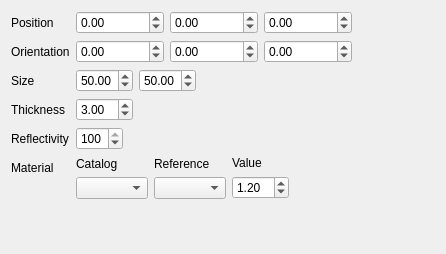
<?xml version="1.0" encoding="UTF-8"?>
<ui version="4.0">
 <class>Dialog</class>
 <widget class="QDialog" name="Dialog">
  <property name="geometry">
   <rect>
    <x>0</x>
    <y>0</y>
    <width>446</width>
    <height>254</height>
   </rect>
  </property>
  <property name="windowTitle">
   <string>Dialog</string>
  </property>
  <layout class="QHBoxLayout" name="horizontalLayout_4">
   <item>
    <layout class="QFormLayout" name="formLayout">
     <property name="sizeConstraint">
      <enum>QLayout::SetMaximumSize</enum>
     </property>
     <property name="fieldGrowthPolicy">
      <enum>QFormLayout::ExpandingFieldsGrow</enum>
     </property>
     <item row="0" column="0">
      <widget class="QLabel" name="label_10">
       <property name="text">
        <string>Position</string>
       </property>
      </widget>
     </item>
     <item row="0" column="1">
      <layout class="QHBoxLayout" name="horizontalLayout_3">
       <item>
        <widget class="QDoubleSpinBox" name="Xpos">
         <property name="minimum">
          <double>-1000000.000000000000000</double>
         </property>
         <property name="maximum">
          <double>1000000.000000000000000</double>
         </property>
        </widget>
       </item>
       <item>
        <widget class="QDoubleSpinBox" name="Ypos">
         <property name="minimum">
          <double>-1000000.000000000000000</double>
         </property>
         <property name="maximum">
          <double>1000000.000000000000000</double>
         </property>
        </widget>
       </item>
       <item>
        <widget class="QDoubleSpinBox" name="Zpos">
         <property name="minimum">
          <double>-1000000.000000000000000</double>
         </property>
         <property name="maximum">
          <double>1000000.000000000000000</double>
         </property>
        </widget>
       </item>
      </layout>
     </item>
     <item row="1" column="0">
      <widget class="QLabel" name="label_7">
       <property name="text">
        <string>Orientation</string>
       </property>
      </widget>
     </item>
     <item row="1" column="1">
      <layout class="QHBoxLayout" name="horizontalLayout">
       <item>
        <widget class="QDoubleSpinBox" name="Xrot">
         <property name="minimum">
          <double>-1000000.000000000000000</double>
         </property>
         <property name="maximum">
          <double>1000000.000000000000000</double>
         </property>
        </widget>
       </item>
       <item>
        <widget class="QDoubleSpinBox" name="Yrot">
         <property name="minimum">
          <double>-1000000.000000000000000</double>
         </property>
         <property name="maximum">
          <double>1000000.000000000000000</double>
         </property>
         <property name="value">
          <double>0.000000000000000</double>
         </property>
        </widget>
       </item>
       <item>
        <widget class="QDoubleSpinBox" name="Zrot">
         <property name="minimum">
          <double>-1000000.000000000000000</double>
         </property>
         <property name="maximum">
          <double>1000000.000000000000000</double>
         </property>
        </widget>
       </item>
      </layout>
     </item>
     <item row="2" column="0">
      <widget class="QLabel" name="label_2">
       <property name="text">
        <string>Size</string>
       </property>
      </widget>
     </item>
     <item row="3" column="0">
      <widget class="QLabel" name="label">
       <property name="text">
        <string>Thickness</string>
       </property>
      </widget>
     </item>
     <item row="3" column="1">
      <widget class="QDoubleSpinBox" name="Thickness">
       <property name="value">
        <double>3.000000000000000</double>
       </property>
      </widget>
     </item>
     <item row="4" column="0">
      <widget class="QLabel" name="label_3">
       <property name="text">
        <string>Reflectivity</string>
       </property>
      </widget>
     </item>
     <item row="5" column="0">
      <widget class="QLabel" name="label_5">
       <property name="text">
        <string>Material</string>
       </property>
      </widget>
     </item>
     <item row="5" column="1">
      <layout class="QHBoxLayout" name="horizontalLayout_2">
       <item>
        <layout class="QVBoxLayout" name="verticalLayout_4">
         <item>
          <widget class="QLabel" name="label_8">
           <property name="text">
            <string>Catalog</string>
           </property>
          </widget>
         </item>
         <item>
          <widget class="QComboBox" name="Catalog"/>
         </item>
        </layout>
       </item>
       <item>
        <layout class="QVBoxLayout" name="verticalLayout_5">
         <item>
          <widget class="QLabel" name="label_9">
           <property name="text">
            <string>Reference</string>
           </property>
          </widget>
         </item>
         <item>
          <widget class="QComboBox" name="Reference"/>
         </item>
        </layout>
       </item>
       <item>
        <layout class="QVBoxLayout" name="verticalLayout_2">
         <item>
          <widget class="QLabel" name="label_6">
           <property name="text">
            <string>Value</string>
           </property>
          </widget>
         </item>
         <item>
          <widget class="QDoubleSpinBox" name="Value">
           <property name="minimum">
            <double>1.000000000000000</double>
           </property>
           <property name="singleStep">
            <double>0.100000000000000</double>
           </property>
           <property name="value">
            <double>1.200000000000000</double>
           </property>
          </widget>
         </item>
        </layout>
       </item>
      </layout>
     </item>
     <item row="2" column="1">
      <layout class="QHBoxLayout" name="horizontalLayout_5">
       <item>
        <widget class="QDoubleSpinBox" name="SX">
         <property name="value">
          <double>50.000000000000000</double>
         </property>
        </widget>
       </item>
       <item>
        <widget class="QDoubleSpinBox" name="SY">
         <property name="value">
          <double>50.000000000000000</double>
         </property>
        </widget>
       </item>
      </layout>
     </item>
     <item row="4" column="1">
      <widget class="QSpinBox" name="Reflectivity">
       <property name="maximum">
        <number>100</number>
       </property>
       <property name="value">
        <number>100</number>
       </property>
      </widget>
     </item>
    </layout>
   </item>
  </layout>
 </widget>
 <resources/>
 <connections/>
</ui>
